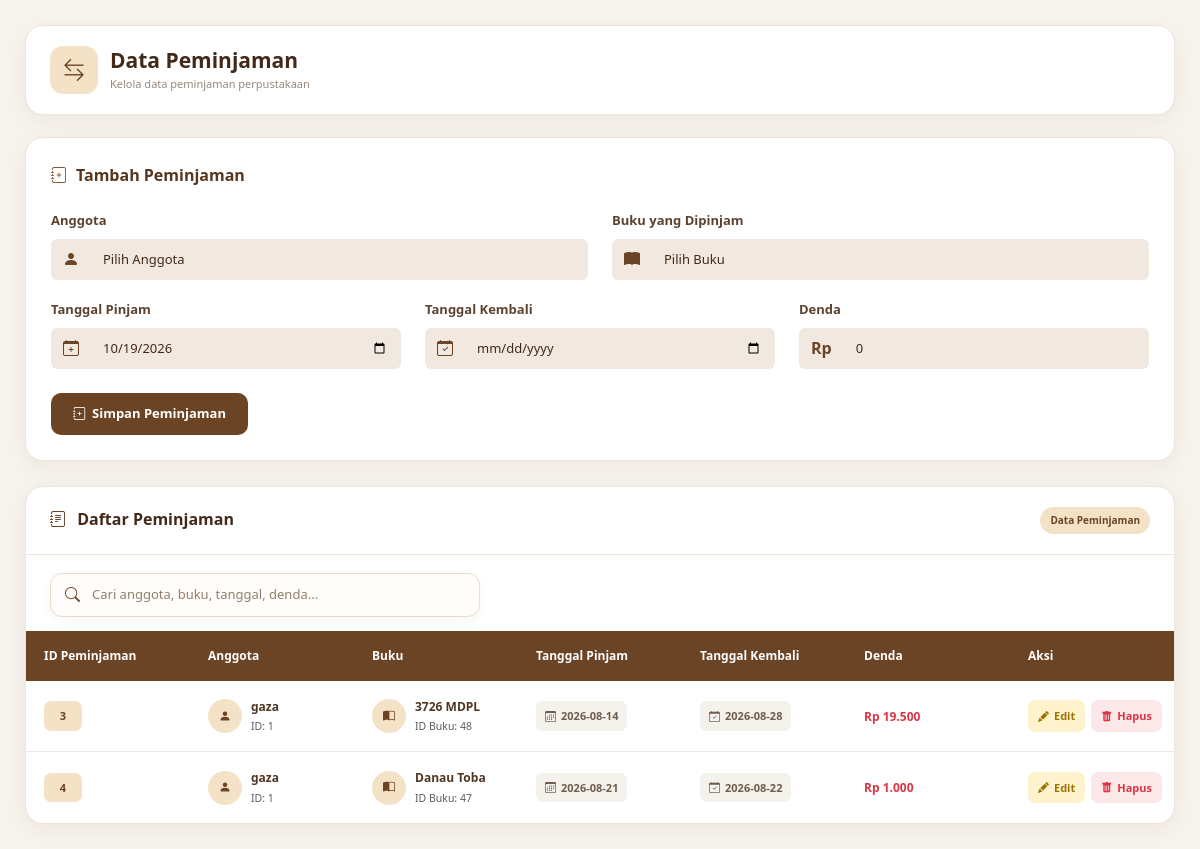
Screenshot of /peminjaman.php with the database file from the repository.
### tables this page shows
CREATE TABLE `peminjaman` (
  `id_peminjaman` int(11) NOT NULL,
  `id_anggota` int(11) NOT NULL,
  `id_buku` int(11) DEFAULT NULL,
  `tanggal_pinjam` date NOT NULL,
  `jatuh_tempo` date NOT NULL,
  `tanggal_kembali` date NOT NULL,
  `buku dipinjam` varchar(100) NOT NULL,
  `status` varchar(50) NOT NULL,
  `denda` text NOT NULL
);

CREATE TABLE `anggota` (
  `id_anggota` int(11) NOT NULL,
  `Nama` varchar(500) NOT NULL,
  `Alamat` text NOT NULL,
  `No_Telp` varchar(50) NOT NULL,
  `Tanggal_daftar` date NOT NULL
);

CREATE TABLE `buku` (
  `id_buku` int(11) NOT NULL,
  `judul_buku` varchar(50) NOT NULL,
  `pengarang` varchar(50) NOT NULL,
  `penerbit` varchar(50) NOT NULL,
  `tahun_terbit` year(4) NOT NULL,
  `stok` int(11) NOT NULL
);

### peminjaman.php (the view, shortened to what the rows shown need)
<?php
include "koneksi.php";
function e($value)
{
    return htmlspecialchars($value ?? '', ENT_QUOTES, 'UTF-8');
}
?>
<!DOCTYPE html>
<html lang="id">
<head>
    <link
        href="https://cdn.jsdelivr.net/npm/bootstrap@5.3.3/dist/css/bootstrap.min.css"
        rel="stylesheet"
    >
    <link
        rel="stylesheet"
        href="https://cdn.jsdelivr.net/npm/bootstrap-icons@1.11.3/font/bootstrap-icons.min.css"
    >
</head>
<body>
<div class="page-container">
    <div class="page-header">
        <div class="header-title">
            <div>
                <h2>
                    Data Peminjaman
                </h2>
            </div>
        </div>
    </div>
    <div class="table-card">
        <div class="table-responsive">
            <table id="tablePeminjaman">
                <thead>
                    <tr>
                        <th>
                            ID Peminjaman
                        </th>
                        <th>
                            Anggota
                        </th>
                        <th>
                            Buku
                        </th>
                        <th>
                            Tanggal Pinjam
                        </th>
                        <th>
                            Tanggal Kembali
                        </th>
                        <th>
                            Denda
                        </th>
                        <th>
                            Aksi
                        </th>
                    </tr>
                </thead>
                <tbody>
                    <?php
                    $data = mysqli_query(
                        $conn,
                        "SELECT
                            peminjaman.*,
                            anggota.Nama AS nama_anggota,
                            buku.judul_buku
                         FROM peminjaman
                         LEFT JOIN anggota
                         ON
                            peminjaman.id_anggota
                            =
                            anggota.id_anggota
                         LEFT JOIN buku
                         ON
                            peminjaman.id_buku
                            =
                            buku.id_buku
                         ORDER BY
                            peminjaman.id_peminjaman ASC"
                    );
                    if (
                        mysqli_num_rows($data)
                        > 0
                    ) {
                        while (
                            $d =
                            mysqli_fetch_assoc($data)
                        ) {
                            $id =
                                e(
                                    $d[
                                        'id_peminjaman'
                                    ]
                                );
                            $idAnggota =
                                e(
                                    $d[
                                        'id_anggota'
                                    ]
                                );
                            $namaAnggota =
                                e(
                                    $d[
                                        'nama_anggota'
                                    ]
                                    ??
                                    'Anggota'
                                );
                            $judulBuku =
                                e(
                                    $d[
                                        'judul_buku'
                                    ]
                                    ??
                                    'Buku tidak tersedia'
                                );
                            $tanggalPinjam =
                                e(
                                    $d[
                                        'tanggal_pinjam'
                                    ]
                                );
                            $tanggalKembali =
                                e(
                                    $d[
                                        'tanggal_kembali'
                                    ]
                                    ??
                                    ''
                                );
                            $denda =
                                (int)(
                                    $d['denda']
                                    ?? 0
                                );
                    ?>
                        <tr>
                            <td>
                                <span
                                    class="id-badge"
                                >
                                    <?= $id ?>
                                </span>
                            </td>
                            <td>
                                <div
                                    class="member-box"
                                >
                                    <span
                                        class="
                                        member-icon"
                                    >
                                        <i
                                            class="
                                            bi
                                            bi-person-fill"
                                        ></i>
                                    </span>
                                    <div>
                                        <div
                                            class="
                                            member-name"
                                        >
                                            <?= $namaAnggota ?>
                                        </div>
                                        <small
                                            class="text-muted"
                                        >
                                            ID:
                                            <?= $idAnggota ?>
                                        </small>
                                    </div>
                                </div>
                            </td>
                            <td>
                                <div
                                    class="member-box"
                                >
                                    <span
                                        class="
                                        member-icon"
                                    >
                                        <i
                                            class="
                                            bi
                                            bi-book-half"
                                        ></i>
                                    </span>
                                    <div>
                                        <div
                                            class="
                                            member-name"
                                        >
                                            <?= $judulBuku ?>
                                        </div>
                                        <small
                                            class="text-muted"
                                        >
                                            ID Buku:
                                            <?= e(
                                                $d['id_buku'] ?? ''
                                            ); ?>
                                        </small>
                                    </div>
                                </div>
                            </td>
                            <td>
                                <span
                                    class="date-badge"
                                >
                                    <i
                                        class="
                                        bi
                                        bi-calendar3"
                                    ></i>
                                    <?= $tanggalPinjam ?>
                                </span>
                            </td>
                            <td>
                                <?php if (
                                    !empty(
                                        $tanggalKembali
                                    )
                                ) { ?>
                                    <span
                                        class="date-badge"
                                    >
                                        <i
                                            class="
                                            bi
                                            bi-calendar-check"
                                        ></i>
                                        <?= $tanggalKembali ?>
                                    </span>
                                <?php } ?>
                            </td>
                            <td>
                                <?php if (
                                    $denda > 0
                                ) { ?>
                                    <span
                                        class="denda"
                                    >
                                        Rp
                                        <?= number_format(
                                            $denda,
                                            0,
                                            ',',
                                            '.'
                                        ); ?>
                                    </span>
                                <?php } ?>
                            </td>
                            <td>
                                <div
                                    class="
                                    action-buttons"
                                >
                                    <a
                                        href="
                                        peminjaman.php?edit=
                                        <?= $id ?>"
                                        class="
                                        btn-action
                                        btn-edit"
                                    >
                                        <i
                                            class="
                                            bi
                                            bi-pencil-fill"
                                        ></i>
                                        Edit
                                    </a>
                                    <a
                                        href="peminjaman.php?hapus=<?= $id ?>"
                                        class="btn-action btn-delete delete-row-link"
                                        data-delete-name="Peminjaman #<?= $id ?>"
                                        data-delete-url="peminjaman.php?hapus=<?= $id ?>"
                                    >
                                        <i
                                            class="
                                            bi
                                            bi-trash-fill"
                                        ></i>
                                        Hapus
                                    </a>
                                </div>
                            </td>
                        </tr>
                    <?php
                        }
                    } ?>
                </tbody>
            </table>
        </div>
    </div>
</div>
</body>
</html>

### rows the page displays
peminjaman: id_peminjaman "3", id_anggota.Nama "gaza", id_anggota "1", id_buku.judul_buku "3726 MDPL", id_buku "48", tanggal_pinjam "2026-08-14", tanggal_kembali "2026-08-28", denda "19.500"
peminjaman: id_peminjaman "4", id_anggota.Nama "gaza", id_anggota "1", id_buku.judul_buku "Danau Toba", id_buku "47", tanggal_pinjam "2026-08-21", tanggal_kembali "2026-08-22", denda "1.000"
